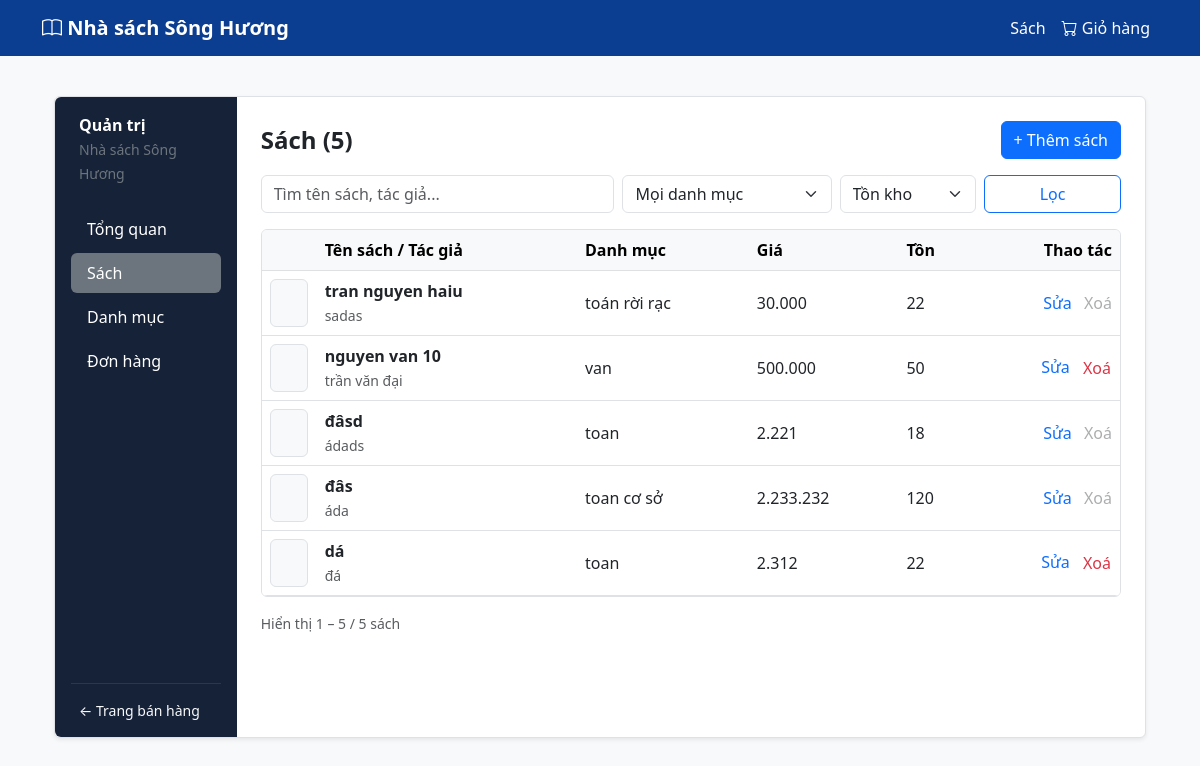
The app's page /admin/books with its own data.
### app.py (models this page shows)
class Book(db.Model):
    id = db.Column(db.Integer, primary_key=True)
    title = db.Column(db.String(200), nullable=False)
    author = db.Column(db.String(200))
    publisher = db.Column(db.String(200))
    year = db.Column(db.Integer)
    price = db.Column(db.Float, nullable=False)
    stock = db.Column(db.Integer, default=0)
    description = db.Column(db.Text)
    image = db.Column(db.String(200))
    category_id = db.Column(db.Integer, db.ForeignKey("category.id"), nullable=False)
    order_items = db.relationship("OrderItem", backref="book", lazy=True)

class Category(db.Model):
    id = db.Column(db.Integer, primary_key=True)
    name = db.Column(db.String(100), nullable=False)
    description = db.Column(db.Text)
    books = db.relationship("Book", backref="category", lazy=True)

### app.py (the view)
@app.route("/admin/books")
def admin_books():
    q = request.args.get("q", "").strip()
    category_id = request.args.get("category", "").strip()
    stock_filter = request.args.get("stock", "").strip()
    page = request.args.get("page", 1, type=int)
    query = Book.query
    if q:
        query = query.filter(
            or_(Book.title.ilike(f"%{q}%"), Book.author.ilike(f"%{q}%"))
        )
    if category_id and category_id.isdigit():
        query = query.filter(Book.category_id == int(category_id))
    if stock_filter == "available":
        query = query.filter(Book.stock > 0)
    elif stock_filter == "low":
        query = query.filter(Book.stock > 0, Book.stock <= 5)
    elif stock_filter == "out":
        query = query.filter(Book.stock == 0)
    total_filtered = query.count()
    pagination = query.order_by(Book.id.desc()).paginate(
        page=page, per_page=5, error_out=False
    )
    categories = Category.query.order_by(Category.name.asc()).all()
    csrf_form = EmptyForm()
    return render_template(
        "admin_books.html",
        books=pagination.items,
        pagination=pagination,
        total_filtered=total_filtered,
        categories=categories,
        q=q,
        selected_category=category_id,
        selected_stock=stock_filter,
        csrf_form=csrf_form,
    )

### app.py
class EmptyForm(FlaskForm):
    pass

### app.py (called while the page is built)
@app.context_processor
def inject_admin_badges():
    try:
        pending_count = Order.query.filter_by(status="Chờ xác nhận").count()
    except Exception:
        pending_count = 0
    return dict(pending_orders_badge=pending_count)

### templates/admin_books.html (shortened to what this page needs)
{% extends 'base.html' %}
{% block content %}
<div class="container-fluid py-3">
    <div class="row g-0 shadow-sm border rounded bg-white">
        {% include '_admin_sidebar.html' %}
        <div class="col-md-9 col-lg-10 p-4">
            <div class="d-flex justify-content-between align-items-center mb-3">
                <h4 class="fw-bold mb-0">Sách ({{ total_filtered }})</h4>
                <a href="{{ url_for('new_book') }}" class="btn btn-primary">+ Thêm sách</a>
            </div>
            <form method="GET" action="{{ url_for('admin_books') }}" class="row g-2 mb-3">
                <div class="col-md-5">
                    <input type="text" name="q" class="form-control" placeholder="Tìm tên sách, tác giả..." value="{{ q }}">
                </div>
                <div class="col-md-3">
                    <select name="category" class="form-select">
                        <option value="">Mọi danh mục</option>
                    </select>
                </div>
                <div class="col-md-2">
                    <select name="stock" class="form-select">
                        <option value="">Tồn kho</option>
                    </select>
                </div>
                <div class="col-md-2">
                    <button type="submit" class="btn btn-outline-primary w-100">Lọc</button>
                </div>
            </form>
            <div class="table-responsive border rounded">
                <table class="table table-hover align-middle mb-0">
                    <thead class="table-light">
                        <tr>
                            <th style="width: 55px;"></th>
                            <th>Tên sách / Tác giả</th>
                            <th>Danh mục</th>
                            <th>Giá</th>
                            <th>Tồn</th>
                            <th class="text-end">Thao tác</th>
                        </tr>
                    </thead>
                    <tbody>
                        {% for book in books %}
                        <tr>
                            <td>
                                {% if book.image %}
                                    <img src="{{ url_for('static', filename='uploads/' + book.image) }}" alt="" style="width: 38px; height: 48px; object-fit: cover;" class="rounded border">
                                {% else %}
                                    <div class="bg-light rounded border" style="width: 38px; height: 48px;"></div>
                                {% endif %}
                            </td>
                            <td>
                                <div class="fw-semibold">{{ book.title }}</div>
                                <small class="text-muted">{{ book.author }}</small>
                            </td>
                            <td>{{ book.category.name if book.category else '' }}</td>
                            <td>{{ "{:,.0f}".format(book.price).replace(',', '.') }}</td>
                            <td>
                                {% if book.stock == 0 %}
                                    <span class="text-danger fw-bold">0</span>
                                {% else %}
                                    <span>{{ book.stock }}</span>
                                {% endif %}
                            </td>
                            <td class="text-end">
                                <a href="{{ url_for('edit_book', id=book.id) }}" class="text-primary text-decoration-none me-2">Sửa</a>
                                {% if book.order_items|length > 0 %}
                                    <span class="text-muted opacity-50" title="Sách đã có trong đơn hàng">Xoá</span>
                                {% else %}
                                    <form action="{{ url_for('delete_book', id=book.id) }}" method="POST" class="d-inline" onsubmit="return confirm('Xoá sách {{ book.title }}?');">
                                        <button type="submit" class="btn btn-link text-danger text-decoration-none p-0">Xoá</button>
                                    </form>
                                {% endif %}
                            </td>
                        </tr>
                        {% else %}
                        <tr>
                            <td colspan="6" class="text-center text-muted py-4">Không tìm thấy sách phù hợp.</td>
                        </tr>
                        {% endfor %}
                    </tbody>
                </table>
            </div>
            <div class="d-flex justify-content-between align-items-center mt-3">
                <small class="text-muted">
                    {% if total_filtered > 0 %}
                        Hiển thị {{ (pagination.page - 1) * pagination.per_page + 1 }} &ndash; {{ [pagination.page * pagination.per_page, total_filtered]|min }} / {{ total_filtered }} sách
                    {% else %}
                        0 sách
                    {% endif %}
                </small>
            </div>
        </div>
    </div>
</div>
{% endblock %}

### templates/base.html (style rules this page uses)
body { background-color: #f8f9fa; }

### records on screen
Book: title "tran nguyen haiu", author "sadas", category "toán rời rạc", price "30.000", stock "22", shows "Xoá"
Book: title "nguyen van 10", author "trần văn đại", category "van", price "500.000", stock "50"
Book: title "đâsd", author "ádads", category "toan", price "2.221", stock "18", shows "Xoá"
Book: title "đâs", author "áda", category "toan cơ sở", price "2.233.232", stock "120", shows "Xoá"
Book: title "dá", author "đá", category "toan", price "2.312", stock "22"

### other values on screen
{{ total_filtered }} "5"
{{ (pagination.page - 1) * pagination.per_page + 1 }} "1"
{{ [pagination.page * pagination.per_page, total_filtered]|min }} "5"
